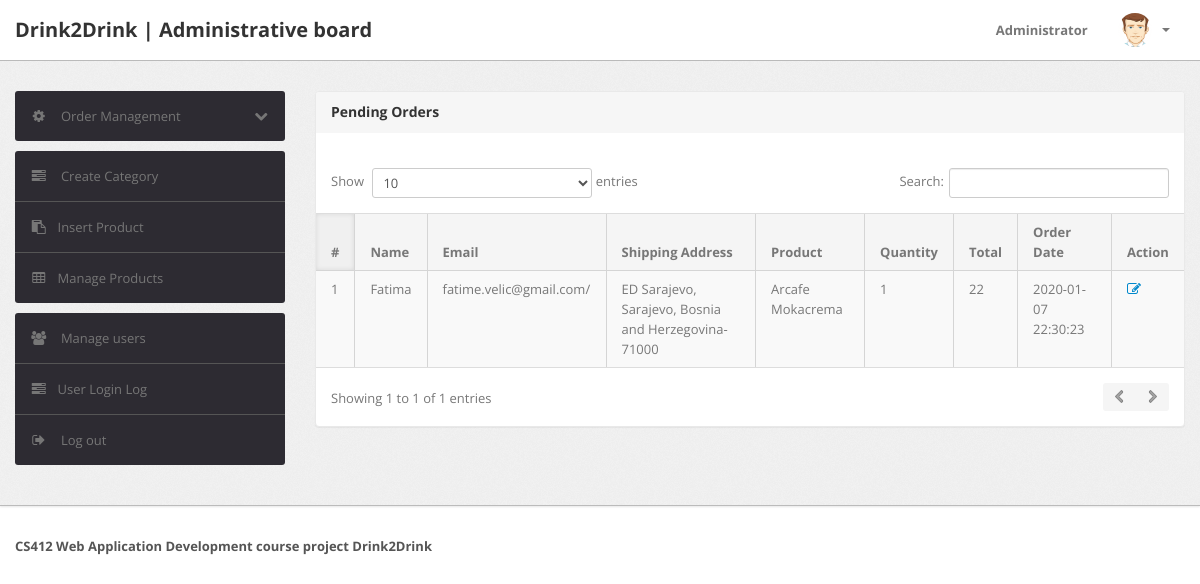
/shopping/admin/pending-orders.php (signed in), run on the app's committed database.
### tables this page shows
CREATE TABLE `orders` (
  `id` int(11) NOT NULL,
  `userId` int(11) DEFAULT NULL,
  `productId` varchar(255) DEFAULT NULL,
  `quantity` int(11) DEFAULT NULL,
  `orderDate` timestamp NOT NULL DEFAULT CURRENT_TIMESTAMP,
  `paymentMethod` varchar(50) DEFAULT NULL,
  `orderStatus` varchar(55) DEFAULT NULL
);

CREATE TABLE `users` (
  `id` int(11) NOT NULL,
  `name` varchar(255) DEFAULT NULL,
  `email` varchar(255) DEFAULT NULL,
  `contactno` bigint(11) DEFAULT NULL,
  `password` varchar(255) DEFAULT NULL,
  `shippingAddress` longtext,
  `shippingState` varchar(255) DEFAULT NULL,
  `shippingCity` varchar(255) DEFAULT NULL,
  `shippingPincode` int(11) DEFAULT NULL,
  `billingAddress` longtext,
  `billingState` varchar(255) DEFAULT NULL,
  `billingCity` varchar(255) DEFAULT NULL,
  `billingPincode` int(11) DEFAULT NULL,
  `regDate` timestamp NOT NULL DEFAULT CURRENT_TIMESTAMP,
  `updationDate` varchar(255) DEFAULT NULL
);

CREATE TABLE `products` (
  `id` int(11) NOT NULL,
  `category` int(11) NOT NULL,
  `productName` varchar(255) DEFAULT NULL,
  `productCompany` varchar(255) DEFAULT NULL,
  `productPrice` int(11) DEFAULT NULL,
  `productPriceBeforeDiscount` int(11) DEFAULT NULL,
  `productDescription` longtext,
  `productImage1` varchar(255) DEFAULT NULL,
  `productImage2` varchar(255) DEFAULT NULL,
  `shippingCharge` int(11) DEFAULT NULL,
  `productAvailability` varchar(255) DEFAULT NULL,
  `postingDate` timestamp NULL DEFAULT CURRENT_TIMESTAMP,
  `updationDate` varchar(255) DEFAULT NULL
);

### shopping/admin/pending-orders.php (the view, shortened to what this page needs)
<?php
include('include/config.php');
if(strlen($_SESSION['alogin'])==0)
	{
header('location:index.php');
}
else{
?>
<!DOCTYPE html>
<html lang="en">
<head>
	<link type="text/css" href="bootstrap/css/bootstrap.min.css" rel="stylesheet">
	<link type="text/css" href="bootstrap/css/bootstrap-responsive.min.css" rel="stylesheet">
	<link type="text/css" href="css/theme.css" rel="stylesheet">
	<link type="text/css" href="images/icons/css/font-awesome.css" rel="stylesheet">
</head>
<body>
<?php include('include/header.php');?>
	<div class="wrapper">
		<div class="container">
			<div class="row">
<?php include('include/sidebar.php');?>
			<div class="span9">
					<div class="content">
	<div class="module">
							<div class="module-head">
								<h3>Pending Orders</h3>
							</div>
							<div class="module-body table">
									<br />
								<table cellpadding="0" cellspacing="0" border="0" class="datatable-1 table table-bordered table-striped	 display table-responsive" >
									<thead>
										<tr>
											<th>#</th>
											<th>Name</th>
											<th width="30">Email</th>
											<th>Shipping Address</th>
											<th>Product</th>
											<th>Quantity</th>
											<th>Total</th>
											<th>Order Date</th>
											<th>Action</th>
										</tr>
									</thead>
<tbody>
<?php
$status='Delivered';
$query=mysqli_query($con,"select users.name as username,users.email as useremail,users.contactno as usercontact,users.shippingAddress as shippingaddress,users.shippingCity as shippingcity,users.shippingState as shippingstate,users.shippingPincode as shippingpincode,products.productName as productname,products.shippingCharge as shippingcharge,orders.quantity as quantity,orders.orderDate as orderdate,products.productPrice as productprice,orders.id as id  from orders join users on  orders.userId=users.id join products on products.id=orders.productId where orders.	orderStatus!='$status' or orders.orderStatus is null");
$cnt=1;
while($row=mysqli_fetch_array($query))
{
?>
										<tr>
											<td><?php echo htmlentities($cnt);?></td>
											<td><?php echo htmlentities($row['username']);?></td>
											<td><?php echo htmlentities($row['useremail']);?>/</td>
											<td><?php echo htmlentities($row['shippingaddress'].", ".$row['shippingcity'].", ".$row['shippingstate']."- ".$row['shippingpincode']);?></td>
											<td><?php echo htmlentities($row['productname']);?></td>
											<td><?php echo htmlentities($row['quantity']);?></td>
											<td><?php echo htmlentities($row['quantity']*$row['productprice']+$row['shippingcharge']);?></td>
											<td><?php echo htmlentities($row['orderdate']);?></td>
											<td>   <a href="updateorder.php?oid=<?php echo htmlentities($row['id']);?>" title="Update order" target="_blank"><i class="icon-edit"></i></a>
											</td>
											</tr>
										<?php $cnt=$cnt+1; } ?>
										</tbody>
								</table>
							</div>
						</div>
					</div>
				</div>
			</div>
		</div>
	</div>
<?php include('include/footer.php');?>
</body>
<?php } ?>

### data on the page
orders: userId.name "Fatima", userId.email "fatime.velic@gmail.com", userId.shippingPincode "ED Sarajevo, Sarajevo, Bosnia and Herzegovina- 71000", productId.productName "Arcafe Mokacrema", quantity "1", $row['quantity']*$row['productprice']+$row['shippingcharge'] "22", orderDate "2020-01-07 22:30:23"
